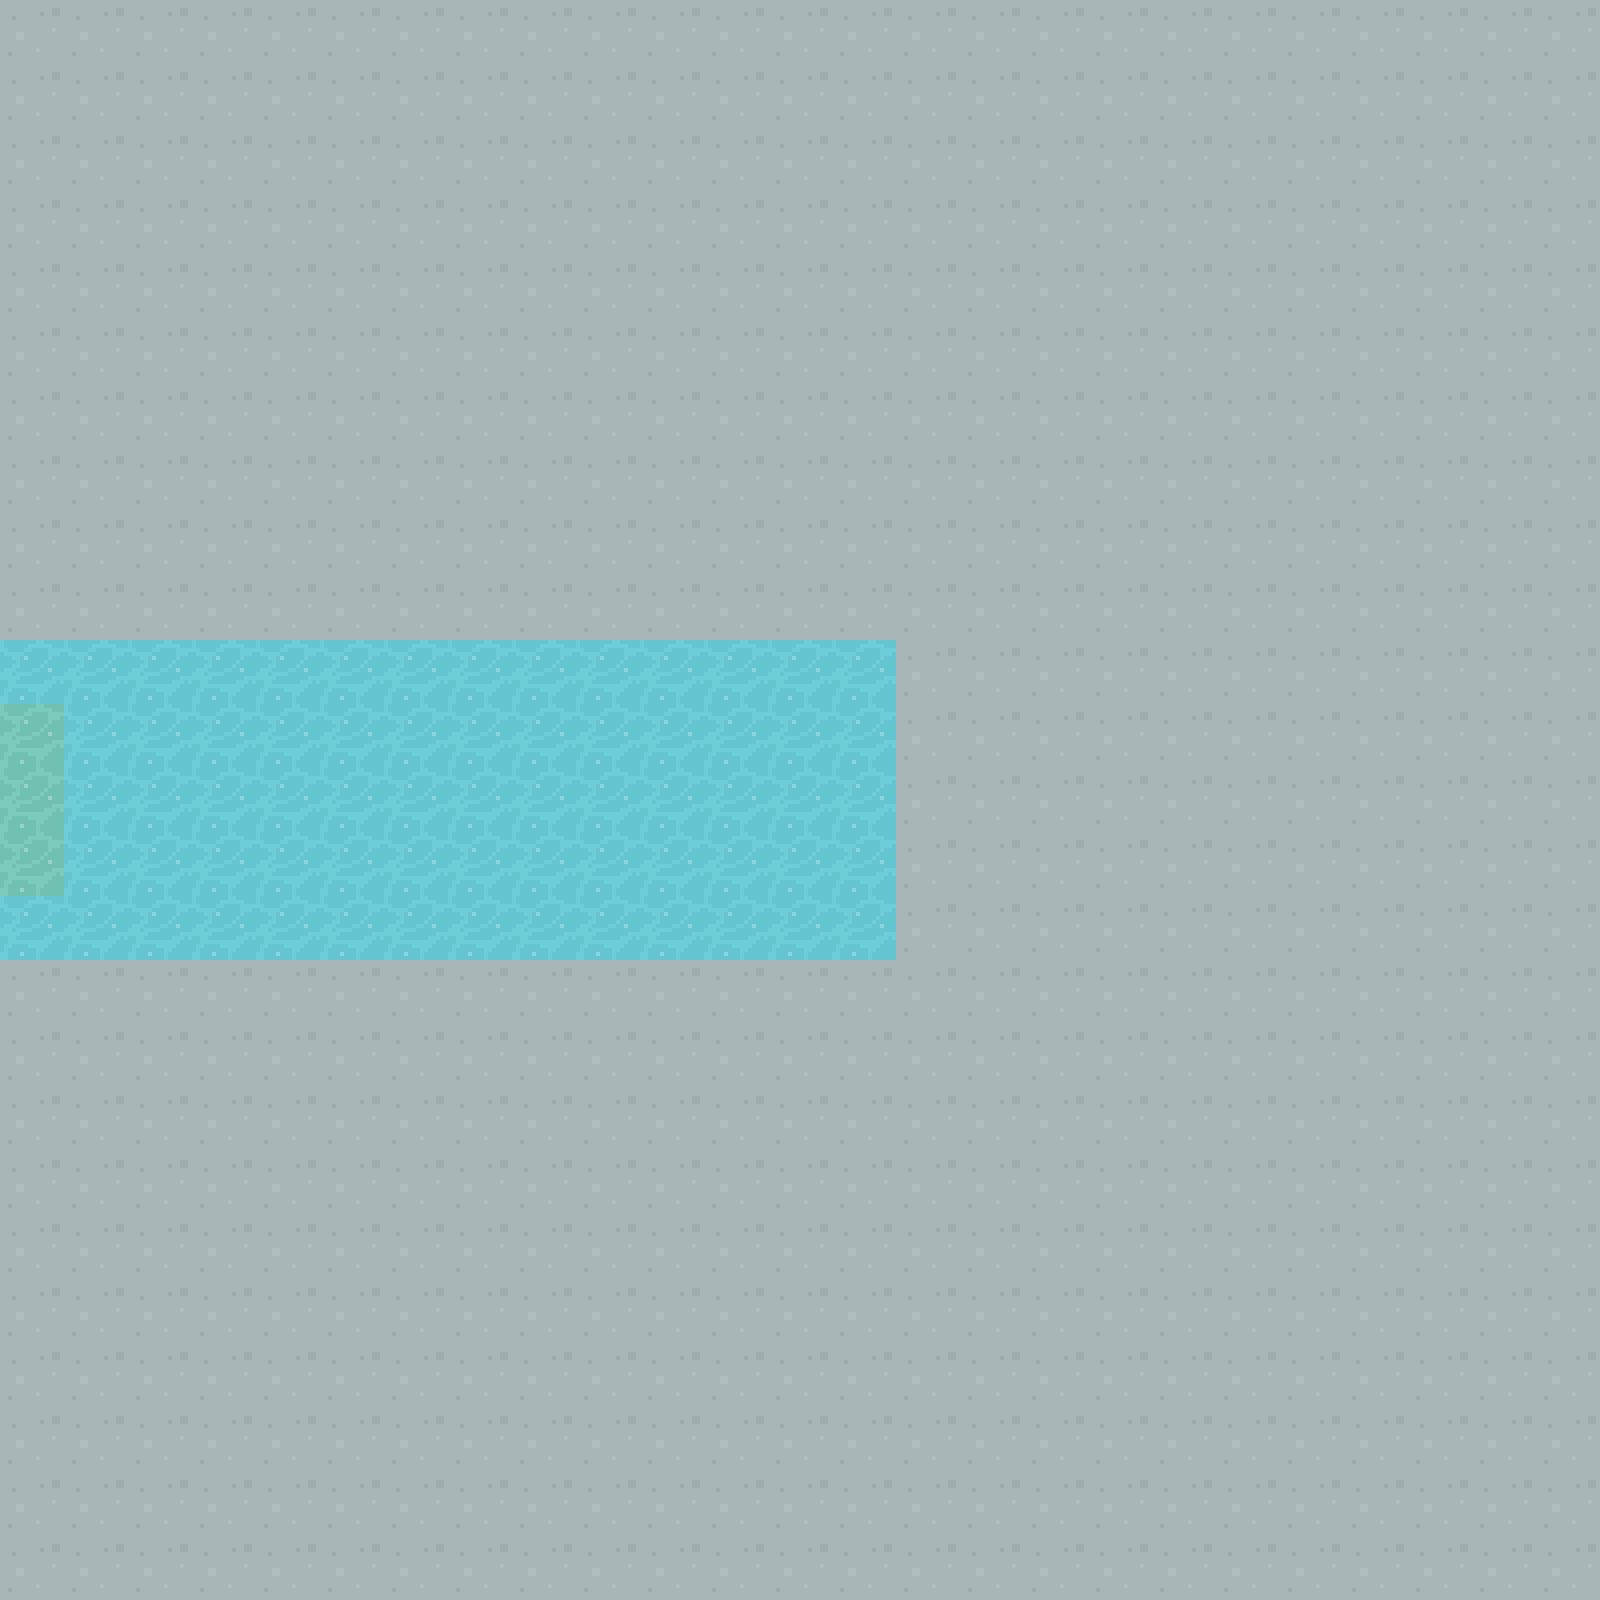

A level layout from a 2D game, rendered from its tile map. Below: a short description, then the map file with its tile-grid data intact:
An orthogonal 25x25 tile map with 64x64 px tiles, 1 tile layer (Tile Layer 1) and 9 objects (WEST).

<map version="1.2" tiledversion="1.3.3" orientation="orthogonal" renderorder="right-down" width="25" height="25" tilewidth="64" tileheight="64" infinite="0" nextlayerid="3" nextobjectid="19">
 <tileset firstgid="1" source="../maps/64TilesheetDungeon.tsx" />
 <layer id="1" name="Tile Layer 1" width="25" height="25">
  <data encoding="csv">
68,68,68,68,68,68,68,68,68,68,68,68,68,68,68,68,68,68,68,68,68,68,68,68,68,
68,68,68,68,68,68,68,68,68,68,68,68,68,68,68,68,68,68,68,68,68,68,68,68,68,
68,68,68,68,68,68,68,68,68,68,68,68,68,68,68,68,68,68,68,68,68,68,68,68,68,
68,68,68,68,68,68,68,68,68,68,68,68,68,68,68,68,68,68,68,68,68,68,68,68,68,
68,68,68,68,68,68,68,68,68,68,68,68,68,68,68,68,68,68,68,68,68,68,68,68,68,
68,68,68,68,68,68,68,68,68,68,68,68,68,68,68,68,68,68,68,68,68,68,68,68,68,
68,68,68,68,68,68,68,68,68,68,68,68,68,68,68,68,68,68,68,68,68,68,68,68,68,
68,68,68,68,68,68,68,68,68,68,68,68,68,68,68,68,68,68,68,68,68,68,68,68,68,
68,68,68,68,68,68,68,68,68,68,68,68,68,68,68,68,68,68,68,68,68,68,68,68,68,
68,68,68,68,68,68,68,68,68,68,68,68,68,68,68,68,68,68,68,68,68,68,68,68,68,
321,321,321,321,321,321,321,321,321,321,321,321,321,321,68,68,68,68,68,68,68,68,68,68,68,
326,321,321,321,321,321,321,321,321,321,321,321,321,321,68,68,68,68,68,68,68,68,68,68,68,
326,321,321,321,321,321,321,321,321,321,321,321,321,321,68,68,68,68,68,68,68,68,68,68,68,
326,321,321,321,321,321,321,321,321,321,321,321,321,321,68,68,68,68,68,68,68,68,68,68,68,
321,321,321,321,321,321,321,321,321,321,321,321,321,321,68,68,68,68,68,68,68,68,68,68,68,
68,68,68,68,68,68,68,68,68,68,68,68,68,68,68,68,68,68,68,68,68,68,68,68,68,
68,68,68,68,68,68,68,68,68,68,68,68,68,68,68,68,68,68,68,68,68,68,68,68,68,
68,68,68,68,68,68,68,68,68,68,68,68,68,68,68,68,68,68,68,68,68,68,68,68,68,
68,68,68,68,68,68,68,68,68,68,68,68,68,68,68,68,68,68,68,68,68,68,68,68,68,
68,68,68,68,68,68,68,68,68,68,68,68,68,68,68,68,68,68,68,68,68,68,68,68,68,
68,68,68,68,68,68,68,68,68,68,68,68,68,68,68,68,68,68,68,68,68,68,68,68,68,
68,68,68,68,68,68,68,68,68,68,68,68,68,68,68,68,68,68,68,68,68,68,68,68,68,
68,68,68,68,68,68,68,68,68,68,68,68,68,68,68,68,68,68,68,68,68,68,68,68,68,
68,68,68,68,68,68,68,68,68,68,68,68,68,68,68,68,68,68,68,68,68,68,68,68,68,
68,68,68,68,68,68,68,68,68,68,68,68,68,68,68,68,68,68,68,68,68,68,68,68,68
</data>
 </layer>
 <objectgroup id="2" name="Object Layer 1">
  <object id="4" x="-127.913" y="453.829" width="1.75223" />
  <object id="10" x="-78.8505" y="131.418" />
  <object id="12" name="WEST" x="0" y="704" width="64" height="192" />
  <object id="13" x="-115.647" y="446.82" />
  <object id="14" x="-64" y="0" width="64" height="1600" />
  <object id="15" x="0" y="-64" width="1600" height="64" />
  <object id="16" x="1600" y="0" width="64" height="1600" />
  <object id="17" x="0" y="1600" width="1600" height="64" />
  <object id="18" x="-92.8684" y="1333.45" />
 </objectgroup>
</map>
